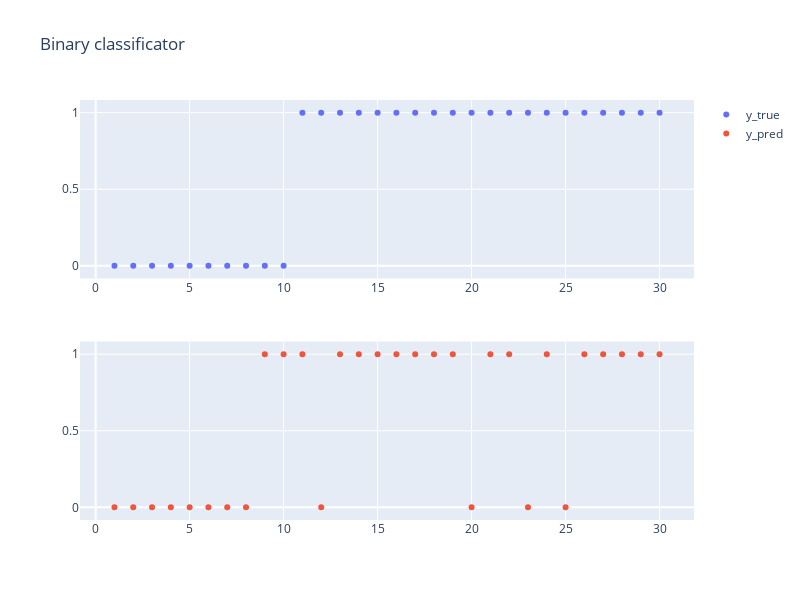

Notebook source saved alongside this figure:
### Code cell
fig = make_subplots(rows=2, cols=1)
fig.add_trace(go.Scatter(x=results['sample'], y=results['y_true'], mode='markers', name='y_true'), row=1, col=1)
fig.add_trace(go.Scatter(x=results['sample'], y=results['y_pred'], mode='markers', name='y_pred'), row=2, col=1)
fig.update_layout(width=800, height=600, title='Binary classificator')
fig.show()

### Figure 1 — Plotly figure (JSON) as saved in the notebook; plotly's stock layout.template omitted (floating-point values rounded to 4 significant figures)
{"data": [{"mode": "markers", "name": "y_true", "type": "scatter", "x": [1, 2, 3, 4, 5, 6, 7, 8, 9, 10, 11, 12, 13, 14, 15, 16, 17, 18, 19, 20, 21, 22, 23, 24, 25, 26, 27, 28, 29, 30], "xaxis": "x", "y": [0, 0, 0, 0, 0, 0, 0, 0, 0, 0, 1, 1, 1, 1, 1, 1, 1, 1, 1, 1, 1, 1, 1, 1, 1, 1, 1, 1, 1, 1], "yaxis": "y"}, {"mode": "markers", "name": "y_pred", "type": "scatter", "x": [1, 2, 3, 4, 5, 6, 7, 8, 9, 10, 11, 12, 13, 14, 15, 16, 17, 18, 19, 20, 21, 22, 23, 24, 25, 26, 27, 28, 29, 30], "xaxis": "x2", "y": [0, 0, 0, 0, 0, 0, 0, 0, 1, 1, 1, 0, 1, 1, 1, 1, 1, 1, 1, 0, 1, 1, 0, 1, 0, 1, 1, 1, 1, 1], "yaxis": "y2"}], "layout": {"height": 600, "title": {"text": "Binary classificator"}, "width": 800, "xaxis": {"anchor": "y", "domain": [0, 1]}, "xaxis2": {"anchor": "y2", "domain": [0, 1]}, "yaxis": {"anchor": "x", "domain": [0.575, 1]}, "yaxis2": {"anchor": "x2", "domain": [0, 0.425]}}}
